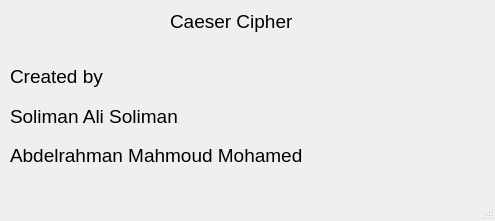
<?xml version="1.0" encoding="UTF-8"?>
<ui version="4.0">
 <class>MainWindow</class>
 <widget class="QMainWindow" name="MainWindow">
  <property name="geometry">
   <rect>
    <x>0</x>
    <y>0</y>
    <width>495</width>
    <height>221</height>
   </rect>
  </property>
  <property name="minimumSize">
   <size>
    <width>495</width>
    <height>0</height>
   </size>
  </property>
  <property name="maximumSize">
   <size>
    <width>495</width>
    <height>16777215</height>
   </size>
  </property>
  <property name="windowTitle">
   <string>About</string>
  </property>
  <widget class="QWidget" name="centralwidget">
   <widget class="QLabel" name="label_2">
    <property name="geometry">
     <rect>
      <x>170</x>
      <y>10</y>
      <width>141</width>
      <height>23</height>
     </rect>
    </property>
    <property name="font">
     <font>
      <pointsize>14</pointsize>
      <weight>50</weight>
      <bold>false</bold>
     </font>
    </property>
    <property name="text">
     <string>Caeser Cipher</string>
    </property>
    <property name="alignment">
     <set>Qt::AlignLeading|Qt::AlignLeft|Qt::AlignVCenter</set>
    </property>
   </widget>
   <widget class="QWidget" name="">
    <property name="geometry">
     <rect>
      <x>10</x>
      <y>60</y>
      <width>293</width>
      <height>112</height>
     </rect>
    </property>
    <layout class="QVBoxLayout" name="verticalLayout">
     <item>
      <widget class="QLabel" name="label_3">
       <property name="font">
        <font>
         <pointsize>14</pointsize>
         <weight>50</weight>
         <bold>false</bold>
        </font>
       </property>
       <property name="text">
        <string>Created by</string>
       </property>
       <property name="alignment">
        <set>Qt::AlignLeading|Qt::AlignLeft|Qt::AlignVCenter</set>
       </property>
      </widget>
     </item>
     <item>
      <widget class="QLabel" name="label_5">
       <property name="font">
        <font>
         <pointsize>14</pointsize>
         <weight>50</weight>
         <bold>false</bold>
        </font>
       </property>
       <property name="text">
        <string>Soliman Ali Soliman</string>
       </property>
       <property name="alignment">
        <set>Qt::AlignLeading|Qt::AlignLeft|Qt::AlignVCenter</set>
       </property>
      </widget>
     </item>
     <item>
      <widget class="QLabel" name="label_4">
       <property name="font">
        <font>
         <pointsize>14</pointsize>
         <weight>50</weight>
         <bold>false</bold>
        </font>
       </property>
       <property name="text">
        <string>Abdelrahman Mahmoud Mohamed</string>
       </property>
       <property name="alignment">
        <set>Qt::AlignLeading|Qt::AlignLeft|Qt::AlignVCenter</set>
       </property>
      </widget>
     </item>
    </layout>
   </widget>
  </widget>
  <widget class="QMenuBar" name="menubar">
   <property name="geometry">
    <rect>
     <x>0</x>
     <y>0</y>
     <width>495</width>
     <height>21</height>
    </rect>
   </property>
  </widget>
  <widget class="QStatusBar" name="statusbar"/>
 </widget>
 <resources/>
 <connections/>
</ui>
